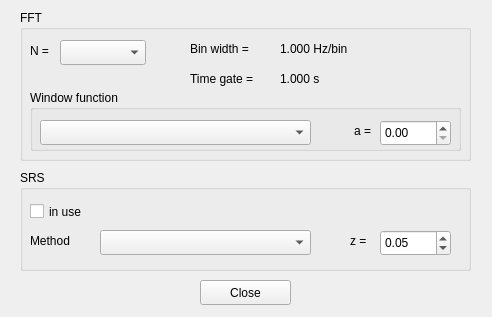
<?xml version="1.0" encoding="UTF-8"?>
<ui version="4.0">
 <class>FrequencyAnalysisDialog</class>
 <widget class="QDialog" name="FrequencyAnalysisDialog">
  <property name="geometry">
   <rect>
    <x>0</x>
    <y>0</y>
    <width>492</width>
    <height>317</height>
   </rect>
  </property>
  <property name="windowTitle">
   <string>Frequency Analysis</string>
  </property>
  <widget class="QGroupBox" name="FftGroupBox">
   <property name="geometry">
    <rect>
     <x>20</x>
     <y>10</y>
     <width>451</width>
     <height>151</height>
    </rect>
   </property>
   <property name="title">
    <string>FFT</string>
   </property>
   <widget class="QLabel" name="FftSizeLabel">
    <property name="geometry">
     <rect>
      <x>10</x>
      <y>30</y>
      <width>31</width>
      <height>21</height>
     </rect>
    </property>
    <property name="text">
     <string>N =</string>
    </property>
   </widget>
   <widget class="QComboBox" name="FftSizeComboBox">
    <property name="geometry">
     <rect>
      <x>40</x>
      <y>30</y>
      <width>86</width>
      <height>25</height>
     </rect>
    </property>
    <property name="layoutDirection">
     <enum>Qt::LeftToRight</enum>
    </property>
    <property name="sizeAdjustPolicy">
     <enum>QComboBox::AdjustToContentsOnFirstShow</enum>
    </property>
   </widget>
   <widget class="QGroupBox" name="WinFuncGroupBox">
    <property name="geometry">
     <rect>
      <x>10</x>
      <y>80</y>
      <width>431</width>
      <height>61</height>
     </rect>
    </property>
    <property name="title">
     <string>Window function</string>
    </property>
    <widget class="QComboBox" name="WinFuncComboBox">
     <property name="geometry">
      <rect>
       <x>10</x>
       <y>30</y>
       <width>271</width>
       <height>25</height>
      </rect>
     </property>
    </widget>
    <widget class="QLabel" name="WinFuncParamLabel">
     <property name="geometry">
      <rect>
       <x>300</x>
       <y>30</y>
       <width>41</width>
       <height>21</height>
      </rect>
     </property>
     <property name="text">
      <string>a =</string>
     </property>
     <property name="alignment">
      <set>Qt::AlignRight|Qt::AlignTrailing|Qt::AlignVCenter</set>
     </property>
    </widget>
    <widget class="QDoubleSpinBox" name="WinFuncParamSpinBox">
     <property name="geometry">
      <rect>
       <x>350</x>
       <y>30</y>
       <width>71</width>
       <height>26</height>
      </rect>
     </property>
     <property name="singleStep">
      <double>0.010000000000000</double>
     </property>
    </widget>
   </widget>
   <widget class="QLabel" name="BinWidthLabel">
    <property name="geometry">
     <rect>
      <x>170</x>
      <y>30</y>
      <width>91</width>
      <height>17</height>
     </rect>
    </property>
    <property name="text">
     <string>Bin width = </string>
    </property>
   </widget>
   <widget class="QLabel" name="TimeGateLabel">
    <property name="geometry">
     <rect>
      <x>170</x>
      <y>60</y>
      <width>91</width>
      <height>17</height>
     </rect>
    </property>
    <property name="text">
     <string>Time gate = </string>
    </property>
   </widget>
   <widget class="QLabel" name="BinWidthValue">
    <property name="geometry">
     <rect>
      <x>260</x>
      <y>30</y>
      <width>151</width>
      <height>17</height>
     </rect>
    </property>
    <property name="text">
     <string>1.000 Hz/bin</string>
    </property>
   </widget>
   <widget class="QLabel" name="TimeGateValue">
    <property name="geometry">
     <rect>
      <x>260</x>
      <y>60</y>
      <width>151</width>
      <height>17</height>
     </rect>
    </property>
    <property name="text">
     <string>1.000 s</string>
    </property>
   </widget>
  </widget>
  <widget class="QGroupBox" name="SrsGroupBox">
   <property name="geometry">
    <rect>
     <x>20</x>
     <y>170</y>
     <width>451</width>
     <height>101</height>
    </rect>
   </property>
   <property name="title">
    <string>SRS</string>
   </property>
   <widget class="QLabel" name="SrsMethodLabel">
    <property name="geometry">
     <rect>
      <x>10</x>
      <y>60</y>
      <width>61</width>
      <height>21</height>
     </rect>
    </property>
    <property name="text">
     <string>Method</string>
    </property>
   </widget>
   <widget class="QComboBox" name="SrsMethodComboBox">
    <property name="geometry">
     <rect>
      <x>80</x>
      <y>60</y>
      <width>211</width>
      <height>25</height>
     </rect>
    </property>
   </widget>
   <widget class="QLabel" name="SrsZetaLabel">
    <property name="geometry">
     <rect>
      <x>330</x>
      <y>60</y>
      <width>31</width>
      <height>21</height>
     </rect>
    </property>
    <property name="text">
     <string>z =</string>
    </property>
   </widget>
   <widget class="QDoubleSpinBox" name="SrsZetaSpinBox">
    <property name="geometry">
     <rect>
      <x>360</x>
      <y>60</y>
      <width>71</width>
      <height>26</height>
     </rect>
    </property>
    <property name="maximum">
     <double>0.990000000000000</double>
    </property>
    <property name="singleStep">
     <double>0.050000000000000</double>
    </property>
    <property name="value">
     <double>0.050000000000000</double>
    </property>
   </widget>
   <widget class="QCheckBox" name="SrsInUsecheckBox">
    <property name="geometry">
     <rect>
      <x>10</x>
      <y>30</y>
      <width>90</width>
      <height>23</height>
     </rect>
    </property>
    <property name="text">
     <string>in use</string>
    </property>
   </widget>
  </widget>
  <widget class="QPushButton" name="CloseButton">
   <property name="geometry">
    <rect>
     <x>200</x>
     <y>280</y>
     <width>91</width>
     <height>25</height>
    </rect>
   </property>
   <property name="text">
    <string>Close</string>
   </property>
   <property name="autoDefault">
    <bool>false</bool>
   </property>
  </widget>
 </widget>
 <tabstops>
  <tabstop>FftSizeComboBox</tabstop>
  <tabstop>WinFuncComboBox</tabstop>
  <tabstop>WinFuncParamSpinBox</tabstop>
  <tabstop>SrsInUsecheckBox</tabstop>
  <tabstop>SrsMethodComboBox</tabstop>
  <tabstop>SrsZetaSpinBox</tabstop>
  <tabstop>CloseButton</tabstop>
 </tabstops>
 <resources/>
 <connections/>
</ui>
